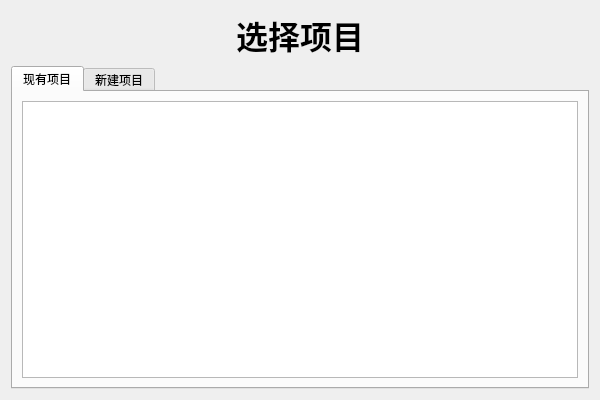
<?xml version="1.0" encoding="UTF-8"?>
<ui version="4.0">
 <class>ProjectChoose</class>
 <widget class="QDialog" name="ProjectChoose">
  <property name="geometry">
   <rect>
    <x>0</x>
    <y>0</y>
    <width>600</width>
    <height>400</height>
   </rect>
  </property>
  <property name="sizePolicy">
   <sizepolicy hsizetype="Preferred" vsizetype="Fixed">
    <horstretch>0</horstretch>
    <verstretch>0</verstretch>
   </sizepolicy>
  </property>
  <property name="minimumSize">
   <size>
    <width>600</width>
    <height>400</height>
   </size>
  </property>
  <property name="maximumSize">
   <size>
    <width>600</width>
    <height>400</height>
   </size>
  </property>
  <property name="windowTitle">
   <string>Dialog</string>
  </property>
  <layout class="QVBoxLayout" name="verticalLayout_2">
   <item>
    <widget class="QLabel" name="label">
     <property name="text">
      <string>&lt;html&gt;&lt;head/&gt;&lt;body&gt;&lt;p&gt;&lt;span style=&quot; font-size:24pt; font-weight:600;&quot;&gt;选择项目&lt;/span&gt;&lt;/p&gt;&lt;/body&gt;&lt;/html&gt;</string>
     </property>
     <property name="scaledContents">
      <bool>false</bool>
     </property>
     <property name="alignment">
      <set>Qt::AlignCenter</set>
     </property>
    </widget>
   </item>
   <item>
    <widget class="QTabWidget" name="tabWidget">
     <property name="tabPosition">
      <enum>QTabWidget::North</enum>
     </property>
     <property name="tabShape">
      <enum>QTabWidget::Rounded</enum>
     </property>
     <property name="currentIndex">
      <number>0</number>
     </property>
     <property name="documentMode">
      <bool>false</bool>
     </property>
     <property name="tabsClosable">
      <bool>false</bool>
     </property>
     <property name="movable">
      <bool>true</bool>
     </property>
     <property name="tabBarAutoHide">
      <bool>false</bool>
     </property>
     <widget class="QWidget" name="Exist">
      <attribute name="title">
       <string>现有项目</string>
      </attribute>
      <layout class="QHBoxLayout" name="horizontalLayout">
       <item>
        <widget class="QListWidget" name="PathList"/>
       </item>
      </layout>
     </widget>
     <widget class="QWidget" name="New">
      <attribute name="title">
       <string>新建项目</string>
      </attribute>
      <layout class="QVBoxLayout" name="verticalLayout_3">
       <item>
        <layout class="QVBoxLayout" name="verticalLayout" stretch="1,0,1">
         <item>
          <layout class="QHBoxLayout" name="horizontalLayout_2">
           <item>
            <widget class="QLabel" name="label_2">
             <property name="text">
              <string>项目目录:</string>
             </property>
            </widget>
           </item>
           <item>
            <widget class="QLineEdit" name="PathLabel">
             <property name="clearButtonEnabled">
              <bool>true</bool>
             </property>
            </widget>
           </item>
           <item>
            <widget class="QPushButton" name="pushButton">
             <property name="text">
              <string>...</string>
             </property>
            </widget>
           </item>
          </layout>
         </item>
         <item>
          <spacer name="verticalSpacer">
           <property name="orientation">
            <enum>Qt::Vertical</enum>
           </property>
           <property name="sizeHint" stdset="0">
            <size>
             <width>20</width>
             <height>40</height>
            </size>
           </property>
          </spacer>
         </item>
         <item>
          <layout class="QHBoxLayout" name="horizontalLayout_3">
           <item>
            <spacer name="horizontalSpacer">
             <property name="orientation">
              <enum>Qt::Horizontal</enum>
             </property>
             <property name="sizeHint" stdset="0">
              <size>
               <width>40</width>
               <height>20</height>
              </size>
             </property>
            </spacer>
           </item>
           <item>
            <widget class="QPushButton" name="pushButton_2">
             <property name="sizePolicy">
              <sizepolicy hsizetype="Fixed" vsizetype="Fixed">
               <horstretch>0</horstretch>
               <verstretch>0</verstretch>
              </sizepolicy>
             </property>
             <property name="minimumSize">
              <size>
               <width>200</width>
               <height>50</height>
              </size>
             </property>
             <property name="text">
              <string>确定</string>
             </property>
            </widget>
           </item>
           <item>
            <spacer name="horizontalSpacer_2">
             <property name="orientation">
              <enum>Qt::Horizontal</enum>
             </property>
             <property name="sizeHint" stdset="0">
              <size>
               <width>40</width>
               <height>20</height>
              </size>
             </property>
            </spacer>
           </item>
          </layout>
         </item>
        </layout>
       </item>
      </layout>
     </widget>
    </widget>
   </item>
  </layout>
 </widget>
 <resources/>
 <connections/>
</ui>
